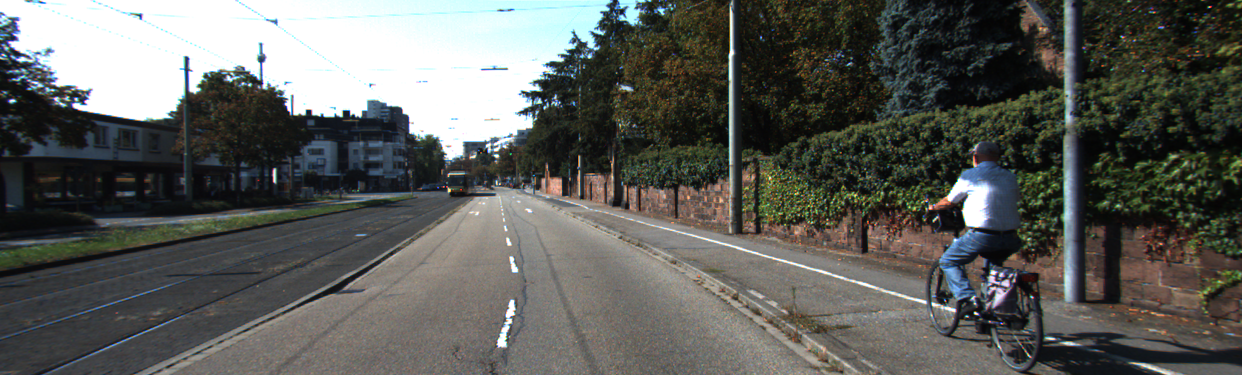
#> input picture dataset/um_000000.png, 1242 x 375 px; its folder holds only this picture in this run
$ python -i 'data_road_anomaly_deteciton의_사본.py'   (imports and definitions only)
#> lines starting #> are read from the running program, lines starting #| are printed output that depends on the picture; after the words box and inside, x2 and y2 are one past the last pixel; in counts of white or black regions, pixels touching at a corner belong together
# -*- coding: utf-8 -*-
"""Data_road_anomaly_deteciton의 사본

Automatically generated by Colab.

Original file is located at
    https://colab.research.google.com/drive/1cSrs65U0UgxDoX0QNhcjckh4TxyOiFQ_

##Anomaly Detection을 통한 도로 내 이상탐지

## 구글 drive 연결 및 data directory연결
"""

from google.colab import drive
# [1 line not run here, left out]

# 올바른 data_dir 경로를 설정
data_dir = '/content/drive/My Drive/data_road'  # 실제 데이터셋 위치에 맞게 수정

"""## data 파일 내 구조 확인 및 폴더 확인"""

import os

# data_road 폴더가 존재하는지 확인
# [4 lines not run here, left out]

# training 폴더 내 구조 확인
training_dir = os.path.join(data_dir, 'training')
# [5 lines not run here, left out]

# training/image_2 폴더 확인
image_2_dir = os.path.join(training_dir, 'image_2')
# [4 lines not run here, left out]

"""## 검출하고자 하는 도로영역 분할부분 출력"""

import cv2
import numpy as np
import os
from google.colab.patches import cv2_imshow

def segment_road(image):
    """
    이미지에서 도로 영역을 분할합니다.

    Args:
      image: 입력 이미지.

    Returns:
      도로 영역 마스크.
    """
    # HSV 색 공간으로 변환
    hsv = cv2.cvtColor(image, cv2.COLOR_BGR2HSV)

    # 도로 색상 범위 지정 (회색, 검정)
    lower_gray = (0, 0, 25)
    upper_gray = (180, 80, 250)

    # 색상 범위에 해당하는 픽셀 마스크 생성
    mask = cv2.inRange(hsv, lower_gray, upper_gray)

    # 형태학적 연산 (선택 사항)
    kernel = cv2.getStructuringElement(cv2.MORPH_RECT, (5, 5))
    mask = cv2.morphologyEx(mask, cv2.MORPH_OPEN, kernel)

    return mask

# 이미지 디렉토리 경로
image_dir = '/content/drive/My Drive/data_road/training/image_2'

# 디렉토리 내의 모든 이미지 파일 처리
# [23 lines not run here, left out]

# [123 lines left out: functions load_and_preprocess_image, preprocess_training_images, detect_potholes, not called in this run]

def load_and_preprocess_image(img_path, img_size=(256, 256)):
    """
    이미지를 로드하고 전처리합니다.

    Args:
        img_path (str): 이미지 파일 경로.
        img_size (tuple): (width, height) 크기로 이미지를 조정. 기본값은 (256, 256).

    Returns:
        tuple: 전처리된 이미지 배열과 레이블.
    """
#> called with img_path = 'dataset/um_000000.png', img_size = (256, 256)
    try:
        img = cv2.imread(img_path)
#> img is the input picture: shape (375, 1242, 3); mean B, G, R 89.7, 93.9, 92.4
        if img is None:
            print(f"이미지를 읽을 수 없습니다: {img_path}")
            return None, None

        # 이미지 높이, 너비 가져오기
        height, width = img.shape[:2]
#> height = 375; width = 1242

        # 이미지 아래 절반 자르기
        cropped_img = img[height//2:height, 0:width]
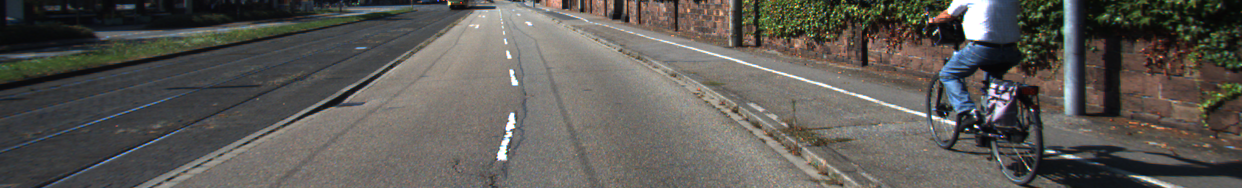
#> cropped_img: shape (188, 1242, 3); mean B, G, R 85.2, 89.6, 91.9

        # 이미지 크기 조정
        img_resized = cv2.resize(cropped_img, img_size)
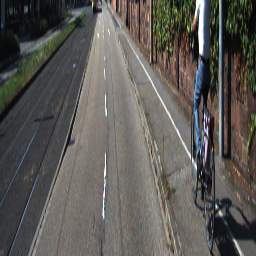
#> img_resized: shape (256, 256, 3); mean B, G, R 85.1, 89.5, 91.8

        # --- 도로 마스크 적용 ---
        road_mask = segment_road(img_resized)  # 도로 영역 분할 함수 호출
#> in segment_road, `hsv = cv2.cvtColor(image, cv2.COLOR_BGR2HSV)`: hsv: shape (256, 256, 3); mean H, S, V 57.1, 46.9, 97
#> in segment_road, `mask = cv2.inRange(hsv, lower_gray, upper_gray)`:
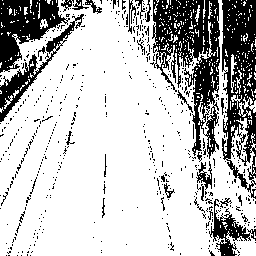
#> mask: shape (256, 256); 74.9% white; 546 black regions (515 under 20 px), largest, box (x1, y1, x2, y2) and area: (150, 0, 220, 159) 4951, (222, 0, 256, 199) 4134, (0, 0, 70, 73) 2488
#> in segment_road, `mask = cv2.morphologyEx(mask, cv2.MORPH_OPEN, kernel)`:
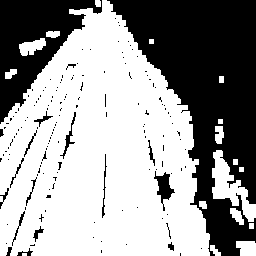
#> mask: shape (256, 256); 60.9% white; 157 black regions (139 under 20 px), largest, box (x1, y1, x2, y2) and area: (107, 0, 256, 256) 18438, (0, 0, 102, 124) 5654, (154, 171, 175, 211) 332
        masked_img = cv2.bitwise_and(img_resized, img_resized, mask=road_mask)  # 마스크 적용
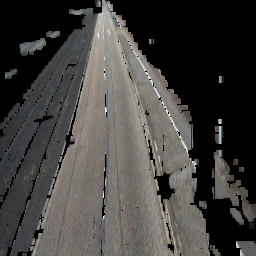
#> masked_img: shape (256, 256, 3); mean B, G, R 62.4, 64.6, 66.1

        return masked_img, 1

    except Exception as e:
        print(f"오류 발생 {img_path}: {e}")
        return None, None

def preprocess_training_images(data_dir, img_size=(512, 256)):
    """
    training 폴더의 이미지 데이터를 전처리합니다.

    Args:
        data_dir (str): 데이터 폴더 경로.
        img_size (tuple): (width, height) 크기로 이미지를 조정. 기본값은 (256, 256).

    Returns:
        tuple: 전처리된 이미지 배열과 레이블 배열.
    """
    images = []
    labels = []
    detected_image_names = []  # 원이 검출된 이미지의 이름을 저장할 리스트
    total_detected_circles = 0  # 검출된 원의 총 개수
    detected_image_count = 0  # 원이 검출된 이미지의 개수

    split_dir = os.path.join(data_dir, "training")
    image_dir = os.path.join(split_dir, "image_2")  # 'image_2' 디렉토리 사용

    if not os.path.exists(image_dir):
        print(f"경고: 디렉토리를 찾을 수 없습니다: {image_dir}")
        return np.array(images), np.array(labels)

    for filename in os.listdir(image_dir):
        if filename.lower().endswith((".png", ".jpg", ".jpeg")):
            img_path = os.path.join(image_dir, filename)

            # 이미지 로드 및 전처리
            preprocessed_img, label = load_and_preprocess_image(img_path, img_size)
            if preprocessed_img is None:
                continue

            # 포트홀 검출
            detected_img, detected_circles = detect_potholes(preprocessed_img)  # 마스크된 이미지 사용

            if detected_circles > 0:
                detected_image_names.append(filename)  # 검출된 이미지 이름 저장
                detected_image_count += 1  # 원이 검출된 이미지의 개수 증가
                total_detected_circles += detected_circles  # 검출된 원 개수 누적
                images.append(detected_img)  # 원이 그려진 이미지 추가
                labels.append(1)  # training 데이터는 레이블 1로 설정

                # 원이 검출된 이미지 출력
                cv2_imshow(detected_img)
                print(filename) # 이미지 이름 출력

            else:
               images.append(preprocessed_img) # 원본 이미지 추가
               labels.append(0) # 원이 검출되지 않은 경우 0 추가


    # 원 검출 결과 출력
    print(f"원이 검출된 이미지 수: {detected_image_count}")
    print(f"원이 검출된 이미지 목록: {detected_image_names}")
    print(f"총 검출된 원의 개수: {total_detected_circles}")

    return np.array(images), np.array(labels)

# preprocess_training_images 함수를 호출하여 이미지 전처리 및 포트홀 검출 수행
images, labels = preprocess_training_images(data_dir)

>>> result = load_and_preprocess_image('dataset/um_000000.png')

$ run again, on dataset/um_000001.png
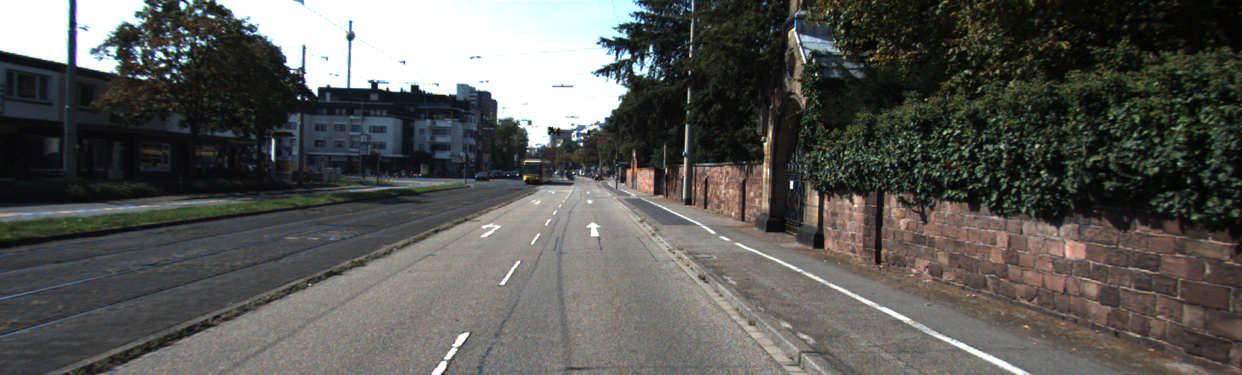
#> input picture dataset/um_000001.png, 1242 x 375 px
#> in load_and_preprocess_image, img is the input picture: shape (375, 1242, 3); mean B, G, R 85.4, 89, 89.1
#> hsv: shape (256, 256, 3); mean H, S, V 53.9, 39.1, 105.5
#> in segment_road, `mask = cv2.inRange(hsv, lower_gray, upper_gray)`:
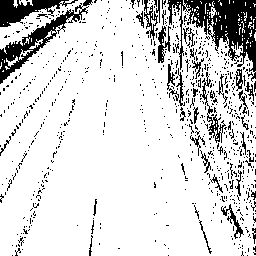
#> mask: shape (256, 256); 84.6% white; 764 black regions (724 under 20 px), largest, box (x1, y1, x2, y2) and area: (167, 0, 256, 82) 2844, (0, 0, 93, 84) 1453, (0, 0, 78, 27) 937
#> in load_and_preprocess_image, `masked_img = cv2.bitwise_and(img_resized, img_resized, mask=road_mask)`:
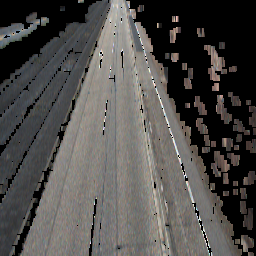
#> masked_img: shape (256, 256, 3); mean B, G, R 75, 77.3, 79.4

$ run again, on dataset/um_000002.png
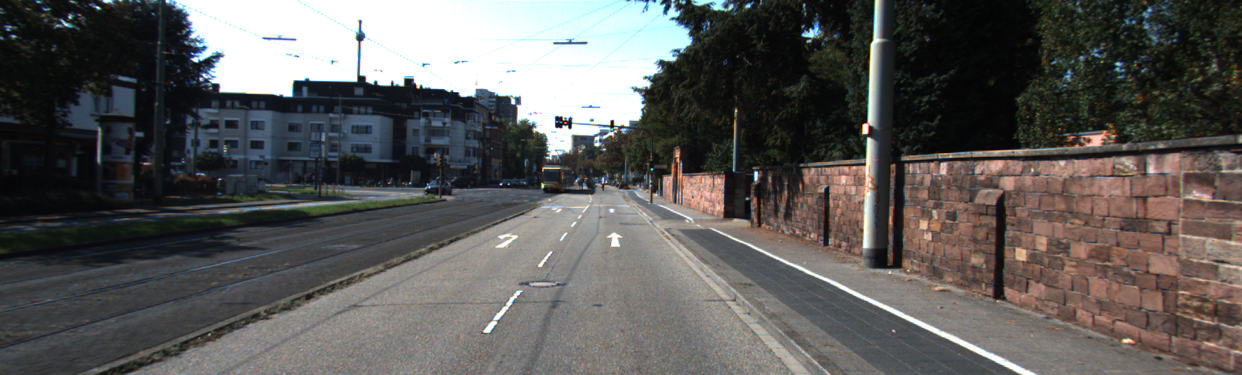
#> input picture dataset/um_000002.png, 1242 x 375 px
#> in load_and_preprocess_image, img is the input picture: shape (375, 1242, 3); mean B, G, R 88.8, 90.6, 92.1
#> hsv: shape (256, 256, 3); mean H, S, V 57.8, 41.8, 108.2
#> in segment_road, `mask = cv2.inRange(hsv, lower_gray, upper_gray)`:
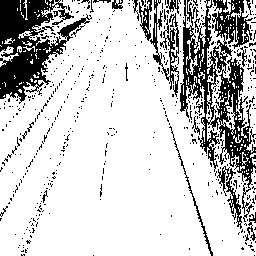
#> mask: shape (256, 256); 78.7% white; 529 black regions (508 under 20 px), largest, box (x1, y1, x2, y2) and area: (180, 0, 256, 214) 5699, (0, 0, 92, 104) 4304, (150, 0, 179, 97) 800
#> in load_and_preprocess_image, `masked_img = cv2.bitwise_and(img_resized, img_resized, mask=road_mask)`:
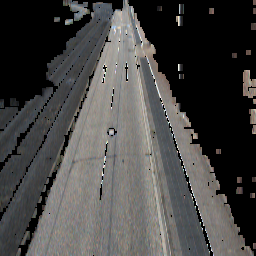
#> masked_img: shape (256, 256, 3); mean B, G, R 69, 70.3, 71.3

$ run again, on dataset/um_000004.png
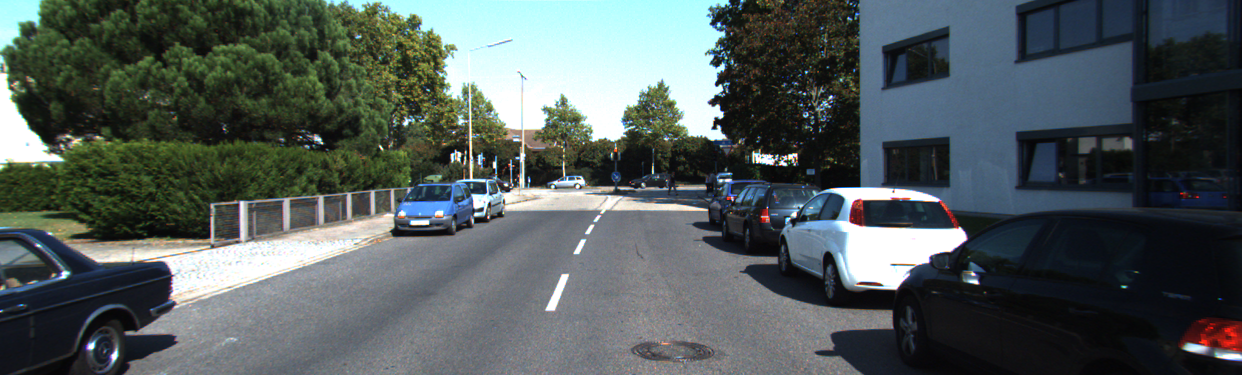
#> input picture dataset/um_000004.png, 1242 x 375 px
#> in load_and_preprocess_image, img is the input picture: shape (375, 1242, 3); mean B, G, R 90.6, 91.1, 81.6
#> hsv: shape (256, 256, 3); mean H, S, V 94.1, 59.2, 98.9
#> in segment_road, `mask = cv2.inRange(hsv, lower_gray, upper_gray)`:
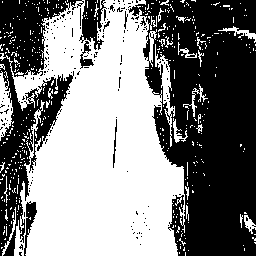
#> mask: shape (256, 256); 51.2% white; 193 black regions (183 under 20 px), largest, box (x1, y1, x2, y2) and area: (128, 0, 256, 256) 22087, (0, 0, 84, 256) 8062, (79, 0, 107, 50) 707
#> in load_and_preprocess_image, `masked_img = cv2.bitwise_and(img_resized, img_resized, mask=road_mask)`:
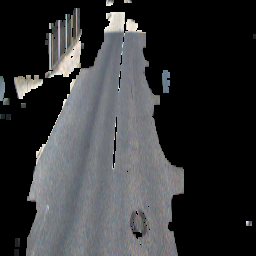
#> masked_img: shape (256, 256, 3); mean B, G, R 55.7, 54.1, 53.2
